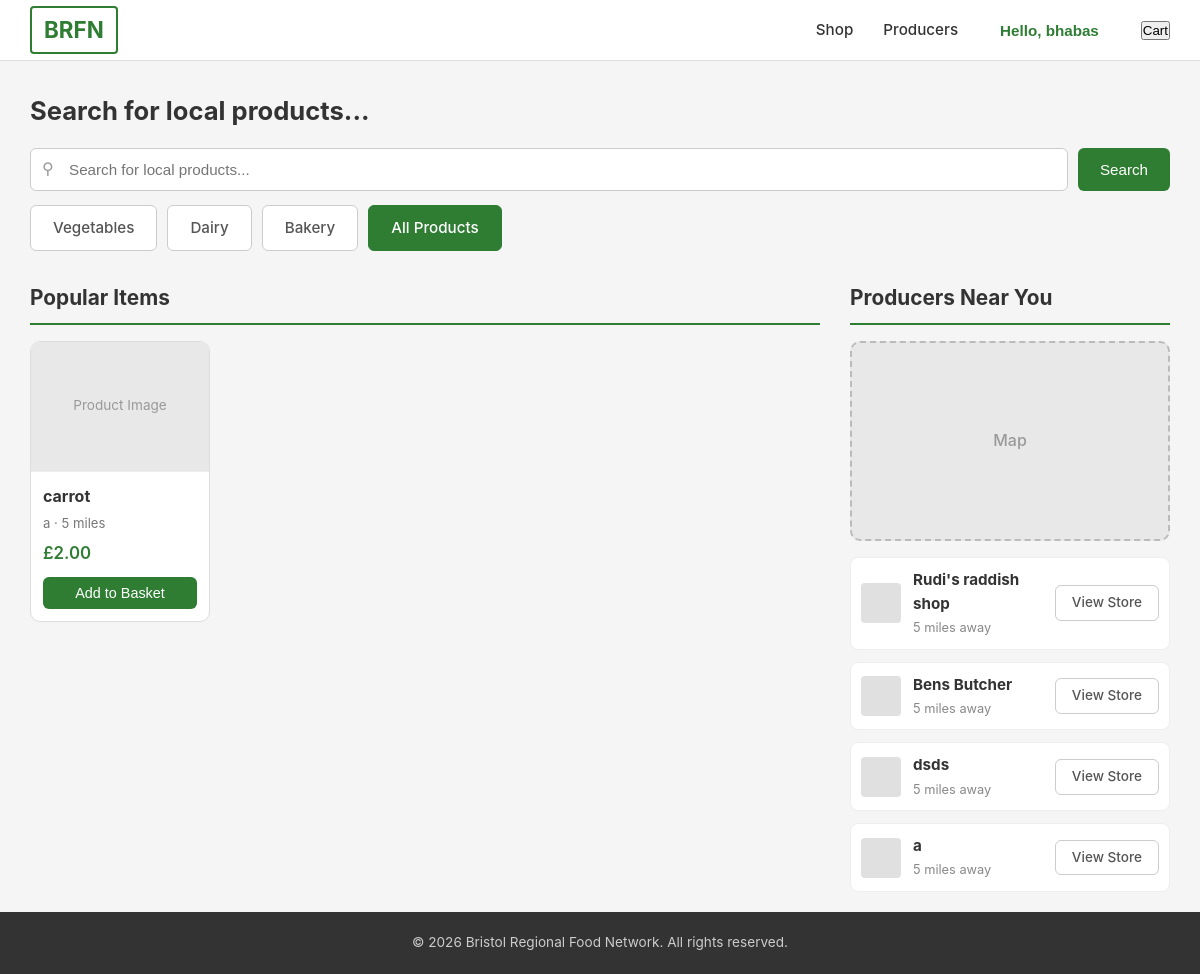
Screenshot of / (signed in) with the database file from the repository.
### accounts/models.py (models this page shows, shortened)
class Accounts(models.Model):
    name = models.CharField(max_length=100)
    email = models.EmailField(unique=True)
    password = models.CharField(max_length=255)
    address = models.CharField(max_length=255)
    phone_number = models.CharField(max_length=20)
    postal_code = models.CharField(max_length=20)
    class Meta:
        verbose_name_plural = 'Accounts'

class Producers(models.Model):
    business_name = models.CharField(max_length=100)
    description = models.CharField(max_length=100, help_text='Short tagline for your business')
    store_description = models.TextField(blank=True, default='', max_length=2000)
    business_image = models.ImageField(upload_to='producer_images/', blank=True, null=True)
    banner_image = models.ImageField(upload_to='producer_banners/', blank=True, null=True)
    email = models.EmailField(unique=True)
    password = models.CharField(max_length=255)
    address = models.CharField(max_length=255)
    phone_number = models.CharField(max_length=20)
    postal_code = models.CharField(max_length=20)
    collection_available = models.BooleanField(default=False)
    delivery_available = models.BooleanField(default=False)
    opening_hours = models.JSONField(blank=True, default=dict)
    certifications = models.TextField(blank=True, default='')
    farm_story = models.TextField(blank=True, default='')
    is_active = models.BooleanField(default=True)
    class Meta:
        verbose_name_plural = 'Producers'

### products/models.py (models this page shows, shortened)
class Products(models.Model):
    CATEGORY_CHOICES = [
        ('vegetables', 'Vegetables'),
        ('fruits', 'Fruits'),
        ('dairy', 'Dairy'),
        ('meat', 'Meat'),
        ('bakery', 'Bakery'),
        ('drinks', 'Drinks'),
        ('other', 'Other'),
    ]
    producer = models.ForeignKey(Producers, on_delete=models.CASCADE, related_name='products')
    name = models.CharField(max_length=200)
    category = models.CharField(max_length=50, choices=CATEGORY_CHOICES, default='other')
    description = models.TextField(blank=True, default='')
    price = models.DecimalField(max_digits=8, decimal_places=2)
    unit = models.CharField(max_length=50, default=0, help_text='e.g. per kg, per bunch, each')
    stock_quantity = models.PositiveIntegerField(default=0)
    is_available = models.BooleanField(default=True)
    is_organic = models.BooleanField(default=False)
    allergens = models.CharField(max_length=255, blank=True, default='')
    image = models.ImageField(upload_to='product_images/', blank=True, null=True)
    available_from = models.DateField(blank=True, null=True)
    available_to = models.DateField(blank=True, null=True)
    created_at = models.DateTimeField(auto_now_add=True)
    updated_at = models.DateTimeField(auto_now=True)
    class Meta:
        verbose_name_plural = 'Products'
        ordering = ['-created_at']

### home/views.py (the view)
# urls.py: path('', include('home.urls')),
def home(request):
    category = request.GET.get('category', '')
    if category:
        products = Products.objects.filter(category=category, is_available=True)
    else:
        products = Products.objects.filter(is_available=True).order_by('-created_at')[:6]
    popular_items = [
        {
            'id': product.id,
            'name': product.name,
            'farm': product.producer.business_name if product.producer else 'Unknown',
            'distance': 5,  # Placeholder - would need location data to calculate
            'price': str(product.price),
            'category': product.category,
        }
        for product in products
    ]
    nearby_producers = [
        {
            'id': producer.id,
            'name': producer.business_name,
            'distance': 5,  # Placeholder - would need location data to calculate
        }
        for producer in Producers.objects.all()[:5]
    ]
    return render(request, 'home/home.html', {
        'popular_items': popular_items,
        'nearby_producers': nearby_producers,
        'selected_category': category,
    })

### accounts/context_processors.py (called while the page is built)
def user_context(request):
    context = {
        'user_name': None,
        'user_type': None,
    }
    if 'user_id' in request.session:
        user_id = request.session['user_id']
        user_type = request.session.get('user_type', 'customer')
        try:
            if user_type == 'customer':
                user = Accounts.objects.get(id=user_id)
                context['user_name'] = user.name
            elif user_type == 'producer':
                producer = Producers.objects.get(id=user_id)
                context['user_name'] = producer.business_name
            context['user_type'] = user_type
        except (Accounts.DoesNotExist, Producers.DoesNotExist):
            request.session.flush()
    return context

### home/templates/home/home.html (shortened to what this page needs)
{% extends "home/base.html" %}
{% block content %}
<section class="search-section">
    <div class="search-area">
        <h1>Search for local products...</h1>
        <form class="search-form" method="get" action="#">
            <div class="search-input-wrapper">
                <span class="search-icon">&#9906;</span>
                <input type="text" name="q" placeholder="Search for local products..." />
            </div>
            <button type="submit" class="btn btn-primary">Search</button>
        </form>
        <div class="category-filters">
            <a href="?category=vegetables" class="btn btn-outline {% if selected_category == 'vegetables' %}active{% endif %}">Vegetables</a>
            <a href="?category=dairy" class="btn btn-outline {% if selected_category == 'dairy' %}active{% endif %}">Dairy</a>
            <a href="?category=bakery" class="btn btn-outline {% if selected_category == 'bakery' %}active{% endif %}">Bakery</a>
            <a href="?" class="btn btn-outline {% if not selected_category %}active{% endif %}">All Products</a>
        </div>
    </div>
</section>
<section class="content-section">
    <div class="content-row">
        <div class="popular-items">
            <h2>{% if selected_category %}{{ selected_category|title }} Products{% else %}Popular Items{% endif %}</h2>
            <div class="product-grid">
                {% for item in popular_items %}
                <div class="product-card">
                    <div class="product-image-placeholder">
                        <span>Product Image</span>
                    </div>
                    <div class="product-info">
                        <h3>{{ item.name }}</h3>
                        <p class="product-farm">{{ item.farm }} &middot; {{ item.distance }} miles</p>
                        <p class="product-price">&pound;{{ item.price }}</p>
                        <button class="btn btn-add">Add to Basket</button>
                    </div>
                </div>
                {% endfor %}
            </div>
        </div>
        <div class="producers-nearby">
            <h2>Producers Near You</h2>
            <div class="map-placeholder">
                <p class="map-text">Map</p>
            </div>
            <div class="producer-list">
                {% for producer in nearby_producers %}
                <div class="producer-item">
                    <div class="producer-avatar"></div>
                    <div class="producer-info">
                        <h3>{{ producer.name }}</h3>
                        <p>{{ producer.distance }} miles away</p>
                    </div>
                    <a href="#" class="btn btn-outline-sm">View Store</a>
                </div>
                {% endfor %}
            </div>
        </div>
    </div>
</section>
{% endblock %}

### home/templates/home/base.html (shortened to what this page needs)
<!DOCTYPE html>
<html lang="en">
<head>
    {% load static %}
    <link rel="stylesheet" href="{% static 'css/styles.css' %}?v=3">
</head>
<body>
    <nav class="navbar">
        <div class="nav-container">
            <a href="{% url 'home' %}" class="logo">BRFN</a>
            <ul class="nav-links">
                <li><a href="#">Shop</a></li>
                <li><a href="#">Producers</a></li>
                {% if user_name %}
                    <li class="user-menu">
                        <button class="user-greeting" onclick="toggleUserDropdown()">
                            Hello, <span class="user-name">{{ user_name }}</span>
                        </button>
                    </li>
                    <button onclick="toggleCart()" class="btn-cart">Cart</button>
                {% else %}
                    <li><a href="{% url 'welcome' %}">Login / Register</a></li>
                {% endif %}
            </ul>
        </div>
    </nav>
    <main>
        {% block content %}{% endblock %}
    </main>
    <footer class="footer">
        <div class="footer-container">
            <p>&copy; 2026 Bristol Regional Food Network. All rights reserved.</p>
        </div>
    </footer>
</body>
</html>

### home/static/css/styles.css (style rules this page uses)
*, *::before, *::after { margin: 0; padding: 0; box-sizing: border-box; }
body { font-family: -apple-system, BlinkMacSystemFont, "Segoe UI", Roboto, Helvetica, Arial, sans-serif; color: #333; background-color: #f5f5f5; line-height: 1.6; }
a { color: #2e7d32; text-decoration: none; }
.btn { display: inline-block; padding: 10px 22px; border: none; border-radius: 6px; cursor: pointer; font-size: 0.95rem; font-weight: 500; transition: background-color 0.2s, box-shadow 0.2s; }
.btn-primary { background-color: #2e7d32; color: #fff; }
.btn-outline { background-color: #fff; color: #555; border: 1px solid #ccc; }
.btn-outline.active { background-color: #2e7d32; color: #fff; border-color: #2e7d32; }
.btn-outline-sm { display: inline-block; padding: 6px 16px; border: 1px solid #ccc; border-radius: 6px; font-size: 0.85rem; color: #555; background: #fff; cursor: pointer; transition: border-color 0.2s, color 0.2s; text-decoration: none; }
.btn-add { background-color: #2e7d32; color: #fff; width: 100%; padding: 8px 0; border-radius: 6px; font-size: 0.9rem; cursor: pointer; border: none; transition: background-color 0.2s; }
.navbar { background-color: #fff; border-bottom: 1px solid #ddd; padding: 0 30px; }
.nav-container { max-width: 1200px; margin: 0 auto; display: flex; justify-content: space-between; align-items: center; height: 60px; }
.logo { font-size: 1.4rem; font-weight: 700; color: #2e7d32; border: 2px solid #2e7d32; padding: 4px 12px; border-radius: 4px; text-decoration: none; }
.nav-links { list-style: none; display: flex; gap: 30px; align-items: center; }
.nav-links a { color: #333; font-weight: 500; font-size: 0.95rem; }
.user-menu { position: relative; }
.user-greeting { background: none; border: none; cursor: pointer; font-size: 0.95rem; font-weight: 700; color: #2e7d32; padding: 6px 12px; border-radius: 6px; transition: background-color 0.2s; }
.user-name { font-weight: 600; }
.search-section { max-width: 1200px; margin: 30px auto; padding: 0 30px; }
.search-area { flex: 1; }
.search-area h1 { font-size: 1.6rem; margin-bottom: 16px; color: #333; }
.search-form { display: flex; gap: 10px; margin-bottom: 14px; }
.search-input-wrapper { flex: 1; position: relative; }
.search-icon { position: absolute; left: 12px; top: 50%; transform: translateY(-50%); font-size: 1rem; color: #999; }
.search-input-wrapper input { width: 100%; padding: 12px 14px 12px 38px; border: 1px solid #ccc; border-radius: 6px; font-size: 0.95rem; }
.category-filters { display: flex; gap: 10px; flex-wrap: wrap; }
.content-section { max-width: 1200px; margin: 20px auto; padding: 0 30px; }
.content-row { display: flex; gap: 30px; align-items: flex-start; }
.popular-items { flex: 1; }
.popular-items h2, .producers-nearby h2 { font-size: 1.3rem; margin-bottom: 16px; padding-bottom: 8px; border-bottom: 2px solid #2e7d32; }
.product-grid { display: flex; gap: 20px; flex-wrap: wrap; }
.product-card { background: #fff; border: 1px solid #ddd; border-radius: 10px; width: 180px; overflow: hidden; transition: box-shadow 0.2s; }
.product-image-placeholder { background: #e8e8e8; height: 130px; display: flex; align-items: center; justify-content: center; color: #999; font-size: 0.85rem; border-bottom: 1px solid #eee; }
.product-info { padding: 12px; }
.product-info h3 { font-size: 1rem; margin-bottom: 4px; }
.product-farm { font-size: 0.82rem; color: #777; margin-bottom: 6px; }
.product-price { font-size: 1.05rem; font-weight: 600; color: #2e7d32; margin-bottom: 10px; }
.producers-nearby { width: 320px; flex-shrink: 0; }
.map-placeholder { background: #e8e8e8; border: 2px dashed #bbb; border-radius: 10px; height: 200px; display: flex; align-items: center; justify-content: center; margin-bottom: 16px; }
.map-text { color: #999; font-size: 1rem; font-weight: 500; }
.producer-list { display: flex; flex-direction: column; gap: 12px; }
.producer-item { display: flex; align-items: center; gap: 12px; padding: 10px; background: #fff; border: 1px solid #eee; border-radius: 8px; }
.producer-avatar { width: 40px; height: 40px; background: #e0e0e0; border-radius: 4px; flex-shrink: 0; }
.producer-info { flex: 1; }
.producer-info h3 { font-size: 0.95rem; margin-bottom: 2px; }
.producer-info p { font-size: 0.8rem; color: #888; }
.footer { background: #333; color: #ccc; text-align: center; padding: 20px 30px; font-size: 0.85rem; }

### rows the page displays
Accounts: name "bhabas"
Products: name "carrot"
Producers: name "Rudi's raddish shop"
Producers: name "Bens Butcher"
Producers: name "dsds"

### other values shown
{{ item.farm }} "a"
{{ item.distance }} "5"
{{ item.price }} "2.00"
{{ producer.distance }} "5" "5" "5" "5"
{{ producer.name }} "a"
